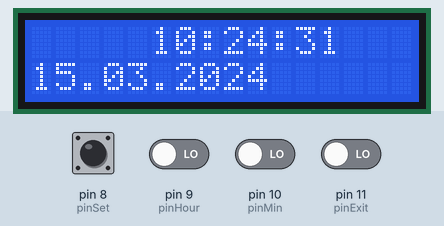
Recording of a sketch running on a simulated Arduino Uno, built with avr-gcc and run on an emulated ATmega328P. Parts: 16×2 character LCD. Inputs (shaded band) come from the test bench; at power-on: pin 8 (pinSet), pin 9 (pinHour), pin 10 (pinMin), pin 11 (pinExit) LOW. The local clock reads 2024-03-15 10:24:30 at power-on unless the sketch sets it.

Above: at 1.2 s.
1.3 s: pin 8 (pinSet) pulled HIGH for 0.65 s
At 2.2 s:
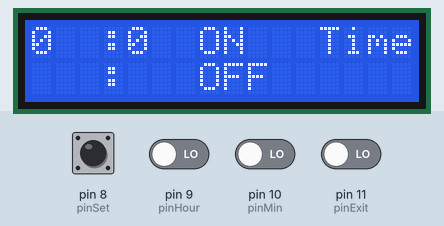
3.4 s: pin 9 (pinHour) driven HIGH
At 3.47 s:
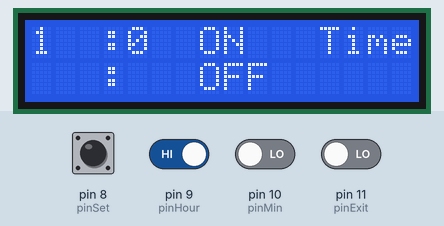
4.9 s: pin 11 (pinExit) driven HIGH
At 6.8 s:
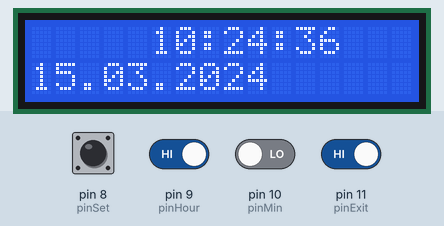
7.5 s: pin 8 (pinSet) pulled HIGH for 1 s
At 8.1 s:
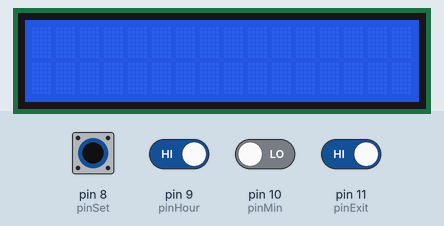
10.0 s: pin 8 (pinSet) driven HIGH and pin 11 (pinExit) driven LOW
At 10.6 s:
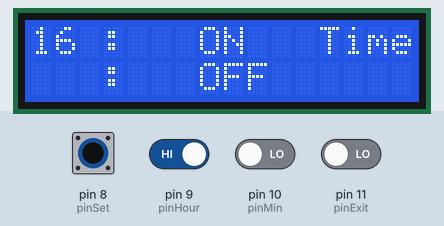
13.1 s: pin 10 (pinMin) driven HIGH
At 13.18 s:
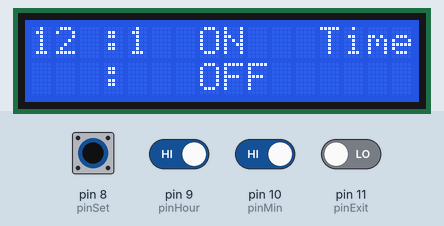
Timing chart, 0 to 15.6 s (numbered marks = the images above; inputs shaded):
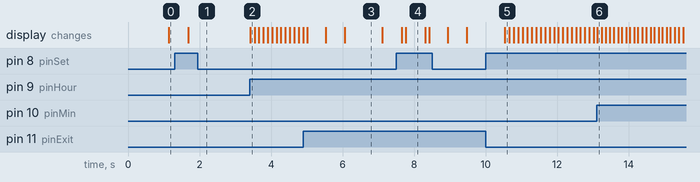

Measured:
- after the input at 1.3 s, the display: changes after 0.39 s (image 1)
- after the input at 3.4 s, the display: changes at once (image 2)
- after the input at 7.5 s, the display: first changes after 0.15 s (image 4 shows a later state)
- after the input at 10.0 s, the display: changes after 0.54 s (image 5)
- what the display in image 3 shows lasts 1.0 s, from 6.1 s to 7.1 s
- what the display in image 4 shows lasts 0.5 s, from 7.8 s to 8.3 s

The sketch:

myDS1302_Serial_Easy_relay.ino
```cpp
//RTC-based timer by uncle Lyozha.
//Connections:
//DS1302:  CE -> D2, I/O -> D3, SCLK -> D4.
//Buttons on D8-11, grounded through 1 kOhm resistors. Buzzer on D6.
//LCD through I2C: SDA -> A4, SCL -> A5.

#include <DS1302.h>
#include <Wire.h>
#include <LiquidCrystal_I2C.h>

//Set the LCD address to 0x27 for a 16 chars and 2 line display
LiquidCrystal_I2C lcd(0x27, 16, 2);

//We will keep current time here
int Hour;
int Min;

//Assign pins for buttons: set, hour, minute, exit
int pinSet = 8;
int pinHour = 9;
int pinMin = 10;
int pinExit = 11;

//Assign pin for buzzer
int pinBuzzer = 6;

//Variables to store time values when timer turns on and off
int hOn1;
int hOff1;
int mOn1;
int mOff1;

//Button variables to store the read value from button's pin
int btnSet = 0;
int btnHour = 0;
int btnMin = 0;
int btnExit = 0;

//Clock's mode, 0 shows time, other values for setting timers
int SMode1 = 0;

//Time variable
Time t;

// Init the DS1302
DS1302 rtc(2, 3, 4);

void setup()
 {
// Set the clock to run-mode, and disable the write protection
	rtc.halt(false);
	rtc.writeProtect(false);

// Setup LCD to 16x2 characters
	lcd.begin();

// Set the clock to run-mode, and disable the write protection
	rtc.halt(false);
	rtc.writeProtect(false);

// Setup Serial connection
	Serial.begin(9600);

// Set the time in 24hr format d-m-y. Comment out if time is already set
//  rtc.setDOW(MONDAY);
//  rtc.setTime(7, 25, 0);     // h, m, s
//  rtc.setDate(10, 2, 2020);   // d, M, y
}

void loop()
{
// Define clock mode
	if (SMode1 == 0) {

// Display time starting from 5th position of 0 line
		lcd.setCursor(5, 0);
		lcd.print(rtc.getTimeStr());

// Display abbreviated Day-of-Week
//   lcd.setCursor(0, 10);
//   lcd.print(rtc.getDOWStr(FORMAT_SHORT));

// Display date on the 1 line
		lcd.setCursor(0, 1);
		lcd.print(rtc.getDateStr());

// Assign current time to the variables
		t = rtc.getTime();
		Hour = t.hour;
		Min = t.min;

//Here we read the signal from set button and assign it to btnSet variable
		btnSet = digitalRead(pinSet);
	}

//When the signal is high we switch to setting mode 1 and clear the display
	if (btnSet == HIGH) {
		SMode1 = 1;
		lcd.clear();
	}

//While we still in the setting mode 1 we set the timer 1
	while(SMode1 == 1){

//Marking signs
		lcd.setCursor(12,0);
		lcd.print("Timer");
		lcd.setCursor(16,1);
		lcd.print("1");
		lcd.setCursor(3,0);
		lcd.print(":");
		lcd.setCursor(3,1);
		lcd.print(":");
		lcd.setCursor(7,0);
		lcd.print("ON");
		lcd.setCursor(7,1);
		lcd.print("OFF");

//Reading a signal from hour button and if it's high incrementing the hOn1 and print it
		btnHour = digitalRead(pinHour);
		if (btnHour == HIGH){
			hOn1++;
			lcd.setCursor(0,0);
			lcd.print(hOn1);

//And since we are looping throuh the numbers, we need to get back to 00 hour after 23
			if (hOn1 > 23){
				hOn1 = 0;
				lcd.clear(); //clear lcd so we can show the next input
			}
			delay(100); //blink fast to update the reading
		}

//Now we can set minutes
		btnMin = digitalRead(pinMin);
		if (btnMin == HIGH){
			mOn1++;
			lcd.setCursor(4,0);
			lcd.print(mOn1);
//Same looping shit
			if (mOn1 > 59){
				mOn1 = 0;
				lcd.clear();
			}
			delay(100);
		}

//And now we printing the results of our input
		lcd.setCursor(0,0);
		lcd.print(hOn1);
		lcd.setCursor(4,0);
		lcd.print(mOn1);

//Exit from set alarm mode
		btnExit = digitalRead(pinExit);
		if (btnExit == HIGH){
			SMode1 = 0;
			lcd.clear();
		}
	}

//And finally the alarm
  if (Hour == hOn1 && Min == mOn1) {
    Serial.println(Hour);
//   tone(pinBuzzer, 400, 300);
  }
  delay (500);

//  Serial.println(Hour);
//  Serial.println(h);
//  Serial.println(Min);
//  Serial.println(m);

}
```
